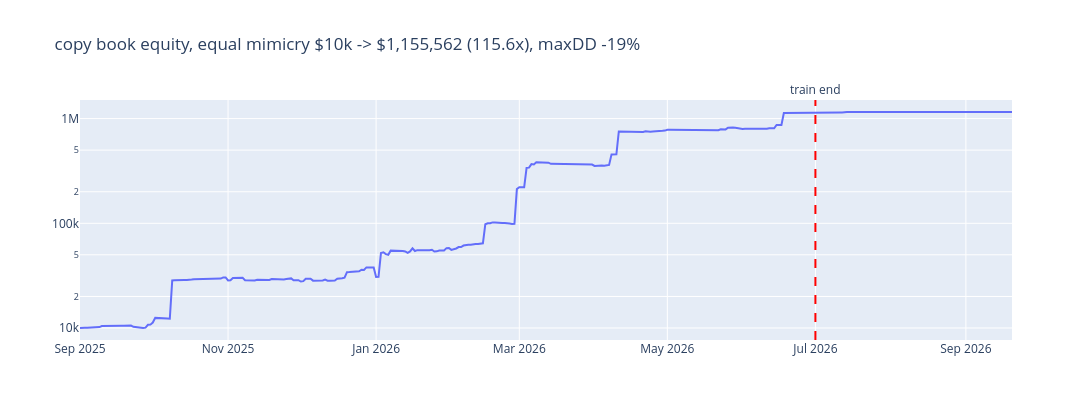

Notebook cell for this chart:
### Markdown cell above
### Continuous-book equity curve and monthly multiples

One continuous run over the whole period (train + both test windows) for the chosen
configuration: equal mimicry, $10k book, capped.

### Code cell
import plotly.graph_objects as go

res_all = simulate(d[d['day'] >= TRAIN_START], bhat, B0=10_000.0, return_eq=True)
eq_all = res_all['eq']

fig = go.Figure()
fig.add_trace(go.Scatter(x=eq_all.index, y=eq_all.values, mode='lines', name='equity'))
fig.add_shape(type='line', x0=str(TRAIN_END.date()), x1=str(TRAIN_END.date()),
              y0=0, y1=1, yref='paper', line=dict(color='red', dash='dash'))
fig.add_annotation(x=str(TRAIN_END.date()), y=1, yref='paper',
                   text='train end', showarrow=False, yanchor='bottom')
fig.update_yaxes(type='log')
fig.update_layout(
    width=1100, height=420,
    title=f'copy book equity, equal mimicry $10k -> ${eq_all.iloc[-1]:,.0f} '
          f'({res_all["multiple"]:.1f}x), maxDD {res_all["maxDD"]:+.0%}')
fig.show()

print('monthly multiples:')
print((eq_all.resample('ME').last().pct_change() + 1).round(3).to_string())

### Figure 1 — Plotly figure (JSON) as saved in the notebook; plotly's stock layout.template omitted (floating-point values rounded to 4 significant figures; data arrays with more than 128 entries replaced by an {"elided": "..."} marker saying what was removed)
{"data": [{"mode": "lines", "name": "equity", "type": "scatter", "x": {"elided": "385 str values"}, "y": {"elided": "385 float values"}}], "layout": {"annotations": [{"showarrow": false, "text": "train end", "x": "2026-07-01", "y": 1, "yanchor": "bottom", "yref": "paper"}], "height": 420, "shapes": [{"line": {"color": "red", "dash": "dash"}, "type": "line", "x0": "2026-07-01", "x1": "2026-07-01", "y0": 0, "y1": 1, "yref": "paper"}], "title": {"text": "copy book equity, equal mimicry $10k -> $1,155,562 (115.6x), maxDD -19%"}, "width": 1100, "yaxis": {"type": "log"}}}
